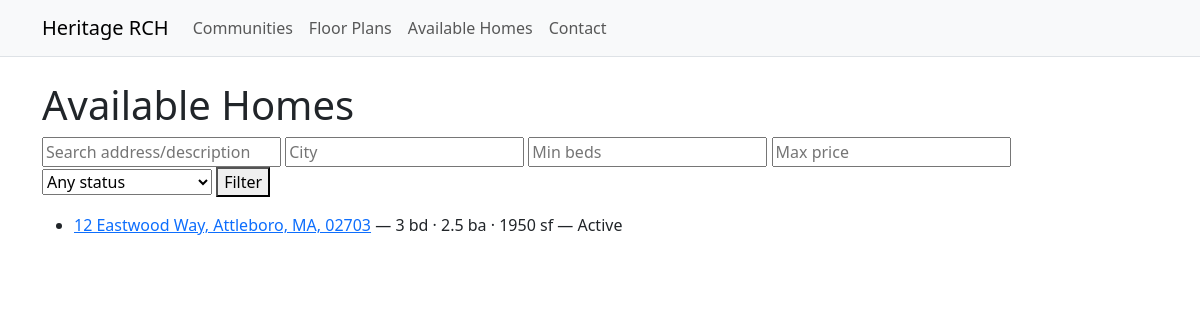
Screenshot of /homes/ with the database file from the repository.
### catalog/models.py (models this page shows, shortened)
class TimeStampedModel(models.Model):
    created_at = models.DateTimeField(auto_now_add=True, db_index=True)
    updated_at = models.DateTimeField(auto_now=True, db_index=True)
    class Meta:
        abstract = True

class AddressMixin(models.Model):
    address_1 = models.CharField(max_length=255, blank=True)
    address_2 = models.CharField(max_length=255, blank=True)
    city = models.CharField(max_length=120, blank=True)
    state = models.CharField(max_length=2, blank=True, help_text="US state code, e.g. MA")
    postal_code = models.CharField(max_length=20, blank=True)
    class Meta:
        abstract = True
    @property
    def full_address(self) -> str:
        parts = [self.address_1, self.address_2, self.city, self.state, self.postal_code]
        return ", ".join([p for p in parts if p])

class SluggedModel(models.Model):
    slug = models.SlugField(max_length=160, unique=True, help_text="URL slug")
    class Meta:
        abstract = True

class AvailableHome(TimeStampedModel, AddressMixin, SluggedModel):
    community = models.ForeignKey(Community, on_delete=models.PROTECT, related_name="homes")
    plan = models.ForeignKey(
        FloorPlan, on_delete=models.SET_NULL, null=True, blank=True, related_name="homes"
    )
    lot_number = models.CharField(max_length=50, blank=True)
    mls_number = models.CharField(max_length=50, blank=True)
    status = models.CharField(max_length=20, choices=HomeStatus.choices, default=HomeStatus.ACTIVE)
    ready_date = models.DateField(null=True, blank=True, help_text="Target completion/ready date")
    price = models.DecimalField(max_digits=12, decimal_places=2, null=True, blank=True)
    beds = models.PositiveSmallIntegerField(default=3)
    baths = models.DecimalField(max_digits=3, decimal_places=1, default=Decimal("2.0"))
    garage_cars = models.PositiveSmallIntegerField(default=2)
    sq_ft = models.PositiveIntegerField(null=True, blank=True)
    year_built = models.PositiveSmallIntegerField(null=True, blank=True)
    description = models.TextField(blank=True)
    photos = GenericRelation(Photo)
    attachments = GenericRelation(Attachment)
    class Meta: # type: ignore
        ordering = ["community__name", "lot_number", "address_1"]
        indexes = [
            models.Index(fields=["status"]),
            models.Index(fields=["community", "status"]),
            models.Index(fields=["beds", "baths"]),
            models.Index(fields=["price"]),
        ]
    def get_absolute_url(self):  # pragma: no cover
        return reverse("catalog:home_detail", args=[self.slug])

### catalog/views/home.py (the view)
# urls.py: path("homes/", HomeListView.as_view(), name="home_list"),
class HomeListView(ListView):
    model = AvailableHome
    template_name = "catalog/home_list.html"
    paginate_by = 12
    def get_queryset(self):
        qs = super().get_queryset().select_related("community", "plan")
        status = self.request.GET.get("status")
        beds = self.request.GET.get("beds")
        max_price = self.request.GET.get("max_price")
        city = self.request.GET.get("city")
        q = self.request.GET.get("q")
        if status in dict(HomeStatus.choices):
            qs = qs.filter(status=status)
        if beds and beds.isdigit():
            qs = qs.filter(beds__gte=int(beds))
        if max_price:
            try:
                qs = qs.filter(price__lte=float(max_price))
            except ValueError:
                pass
        if city:
            qs = qs.filter(city__icontains=city)
        if q:
            qs = qs.filter(Q(address_1__icontains=q) | Q(description__icontains=q))
        return qs
    def get_context_data(self, **kwargs):
        ctx = super().get_context_data(**kwargs)
        ctx["status_choices"] = HomeStatus.choices
        return ctx

### templates/catalog/home_list.html (shortened to what this page needs)
{% extends 'base.html' %}
{% block content %}
<h1>Available Homes</h1>
<form method="get" style="margin-bottom:1rem;">
  <input type="text" name="q" placeholder="Search address/description" value="{{ request.GET.q }}"/>
  <input type="text" name="city" placeholder="City" value="{{ request.GET.city }}"/>
  <input type="number" name="beds" placeholder="Min beds" value="{{ request.GET.beds }}"/>
  <input type="number" name="max_price" placeholder="Max price" value="{{ request.GET.max_price }}"/>
  <select name="status">
    <option value="">Any status</option>
  </select>
  <button type="submit">Filter</button>
</form>
<ul>
  {% for obj in object_list %}
    <li>
      <a href="{{ obj.get_absolute_url }}">{{ obj.full_address|default:obj.slug }}</a>
      — {{ obj.beds }} bd · {{ obj.baths }} ba · {{ obj.sq_ft }} sf — {{ obj.get_status_display }}
    </li>
  {% empty %}
    <li>No homes yet.</li>
  {% endfor %}
</ul>
{% endblock %}

### rows the page displays
AvailableHome: full_address "12 Eastwood Way, Attleboro, MA, 02703", beds "3", baths "2.5", sq_ft "1950", status "Active"
